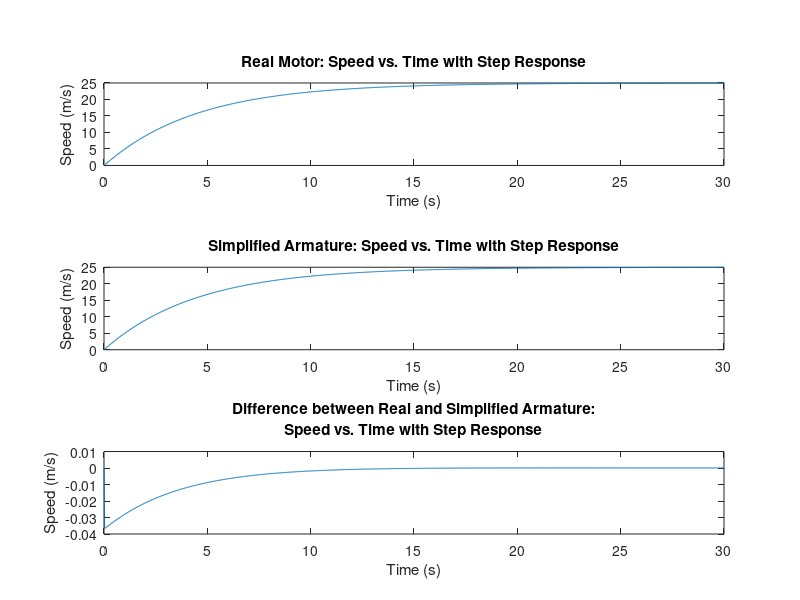

Write the MATLAB code that produced this figure. (Note: this script raises an error after producing the figure.)
%#ok<*NOPTS>

%Armature constants
La = 0.02;
Ra = 3;
Ke =0.01;
Kt = 0.01;
I = 6*10^-4;
b = 10^-4;

%Motor State Space Matrices
A = [0 1 0; 0 (-b/I) (Kt/I); 0 (-Ke/La) (-Ra/La)];
B = [0; 0; (1/La)];
C = [0 1 0];
D = 0;

%Simplified Motor State Space Matrices
A1 = [0 1; 0 -(b + (Ke*Kt)/Ra)/I];
B1 = [0; (Kt/(Ra*I))];
C1 = [0 1];
D1 = 0;

%State Space model for Motor and Simplified Motor
motor = ss(A,B,C,D);
motor_simplified = ss(A1,B1,C1,D1);

%Transfer Function for Motor and Simplified Motor
G_motor = tf(motor);
G_motor_simplified = tf(motor_simplified);

%ZPK form of Real Motor
zpk_motor = zpk(motor);

%Extract the list of poles of the transfer function of Motor
[zeros, poles, gain] = zpkdata(G_motor);
poles = cell2mat(poles);

%extract numerator and denominator arrays from Motor transfer function
[num, den] = tfdata(G_motor);
num = cell2mat(num);
den = cell2mat(den);

%extract numerator and denominator arrays from Simplified Motor transfer function
[num1, den1] = tfdata(G_motor_simplified);
num1 = cell2mat(num1);
den1 = cell2mat(den1);


zpk_motor 
poles
num
den
num1
den1


%times
T = linspace(0,30,1000);

%First subplot
subplot(3,1,1);

%Plot step response of state space model of Motor
Y1 = step(motor, T);
plot(T,Y1)
title('Real Motor: Speed vs. Time with Step Response')
xlabel('Time (s)')
ylabel('Speed (m/s)')

%Second subplot
subplot(3,1,2);

%Plot step response of state space model of Simplified Motor
Y2 = step(motor_simplified, T);
plot(T,Y2);
title('Simplified Armature: Speed vs. Time with Step Response')
xlabel('Time (s)')
ylabel('Speed (m/s)')

%Third subplot
subplot(3,1,3);

%Plot the difference between the first and second subplot
plot(T,Y1-Y2);
title({'Difference between Real and Simplified Armature:','Speed vs. Time with Step Response'})
xlabel('Time (s)')
ylabel('Speed (m/s)')

figure();

%Final Value Theorem of Motor Transfer Function to find Theoretical Asymptotic Value
syms s;
TAV = limit(833.3/(s^2+150.2*s+33.33));

TAV

%State Space Model of Motor with Output as Armature Current
C_current = [0 0 1];
motor_armature_current = ss(A,B,C_current,D);

%Plot step response of state space model of Motor with Current Output 
Y3 = step(motor_armature_current, T);
plot(T,Y3);
title('Real Armature: Current vs. Time with Step Response')
xlabel('Time (s)')
ylabel('Current (A)')

figure();

%Plots the time response of the State Space Model of Motor with a sinusodial input
X0 = [0;-1;.5];
lsim(motor,sin(T),T,X0);
title('Real Armature: Output Response with Input Sinusoidal Signal')
ylabel('Speed (m/s)')

%Calculate the average amplitude of previous plot
amp1 = rms(lsim(motor,sin(T),T,X0))*(sqrt(2));
amp1

%Evaluate the frequency response of the motor transfer function at s = i
s = 1i;
amp = evalfr(G_motor,s);
amp

%Verify that previous amplitude is approximately |G(i)|
absG = abs(amp);
absG

%Max error, approximate asymptotic motor speed, theoretical " " ", fix
%variable names
